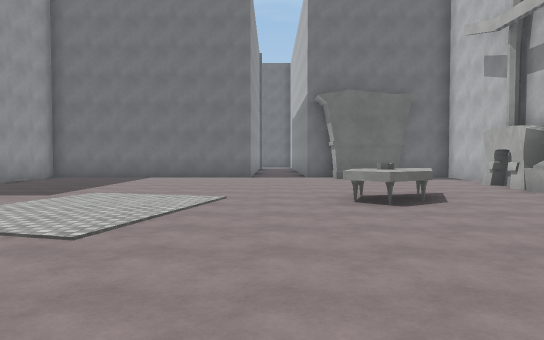
[1] (above)

24 first-person views from a walk through a Unity game level. The camera is 1.5 m above the floor, tilts 2° down and sees 70° across. The floor is counted in squares, 2 m on a side. Each view is taken from the middle of a square. On the plan, view 1 faces up. The plan holds only what a view shows up to about 12 squares ahead; the rest is blank. The place goes on beyond the plan. The player character is not drawn. Surface patterns are stand-ins for the level's own textures.

[2]
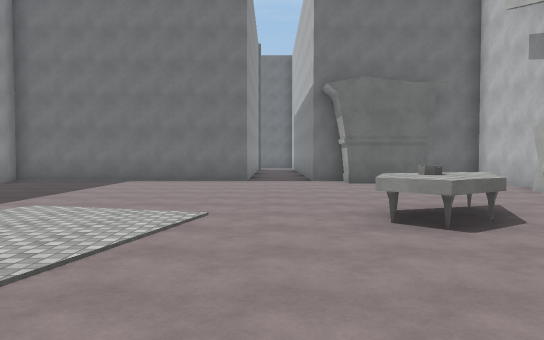

[3]
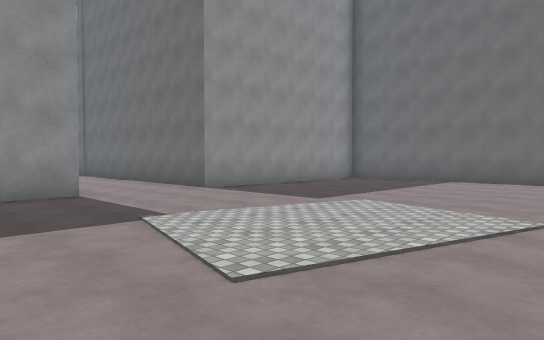

[4]
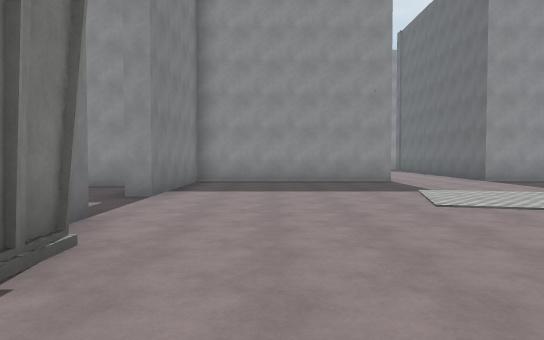

[5]
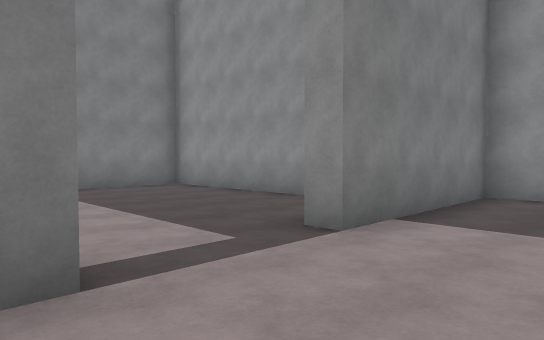

[6]
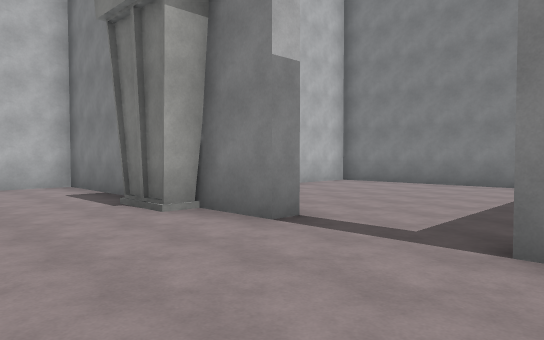

[7]
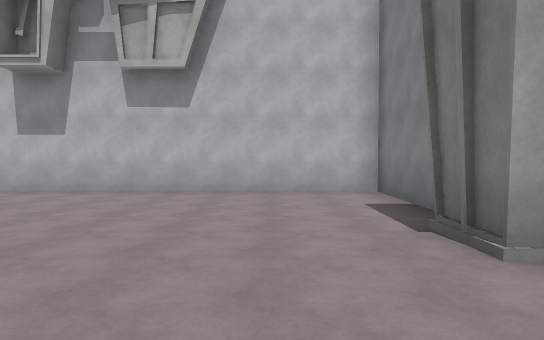

[8]
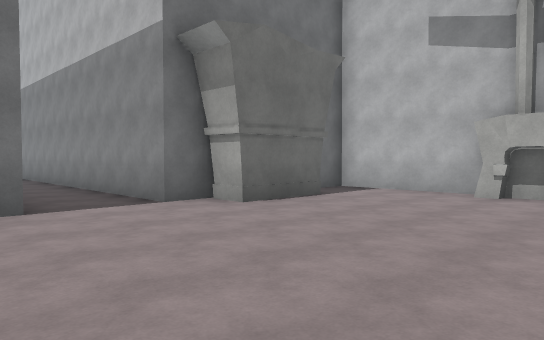

[9]
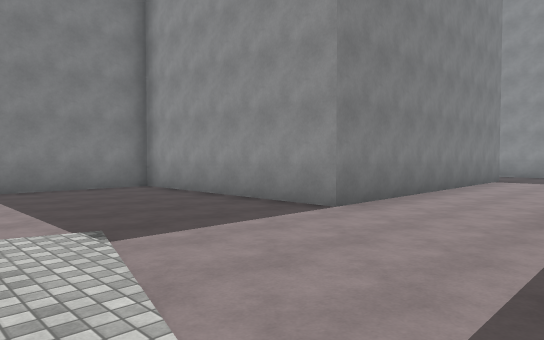

[10]
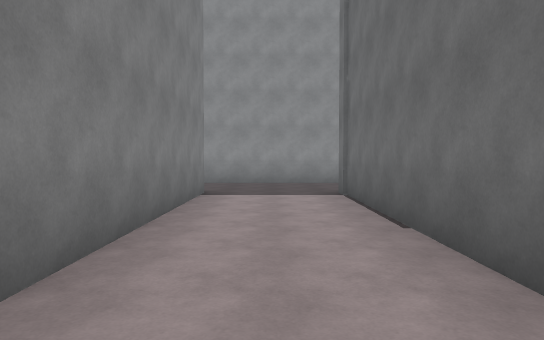

[11]
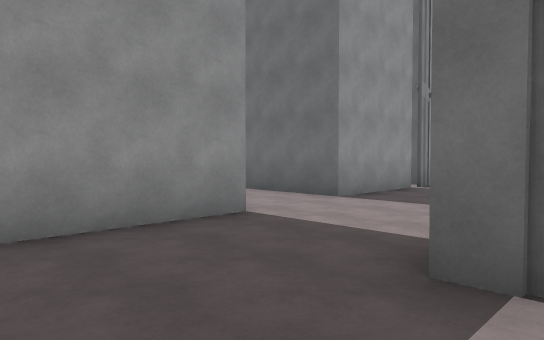

[12]
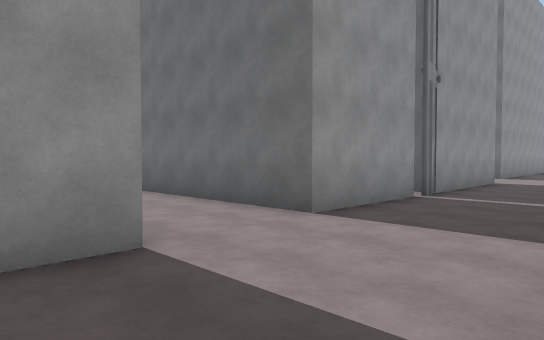

[13]
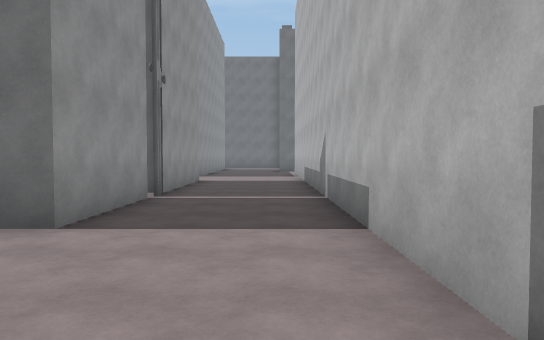

[14]
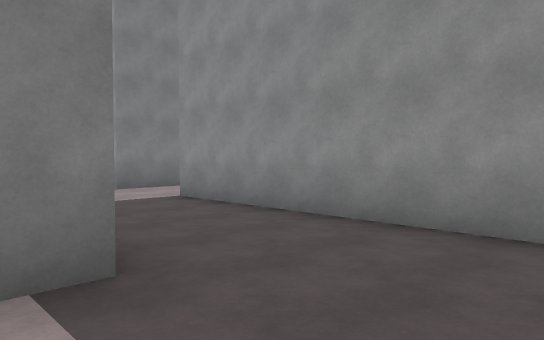

[15]
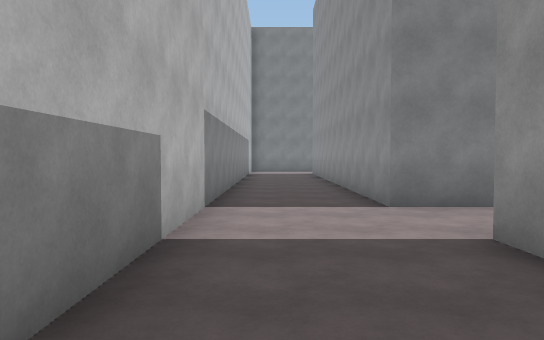

[16]
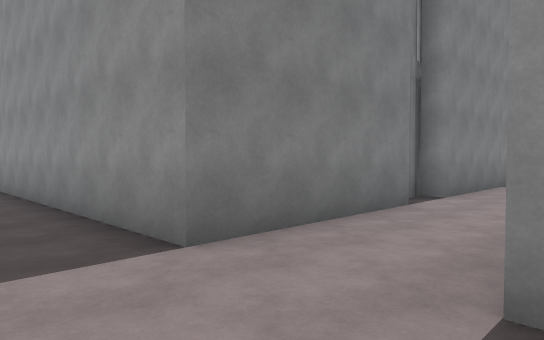

[17]
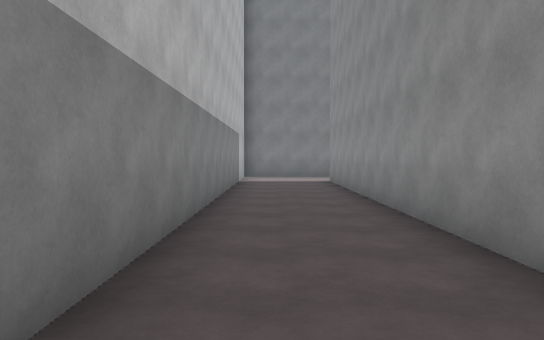

[18]
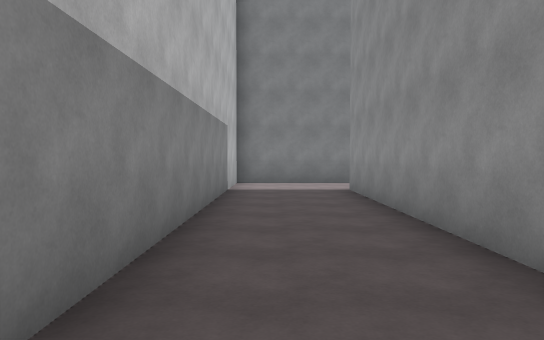

[19]
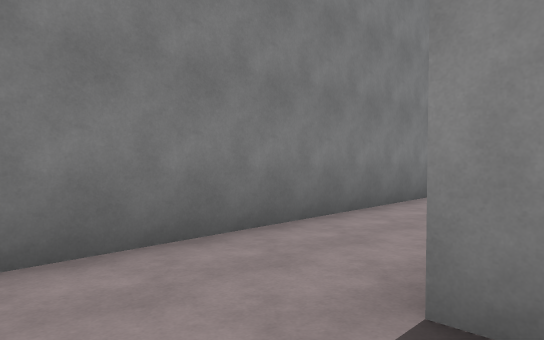

[20]
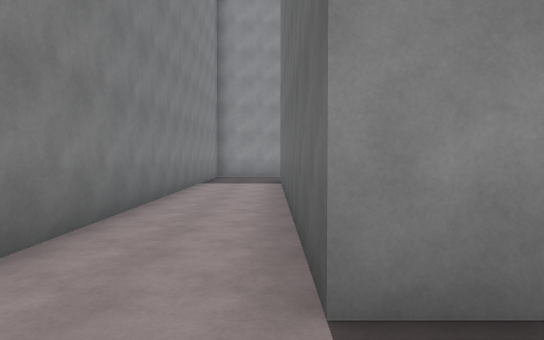

[21]
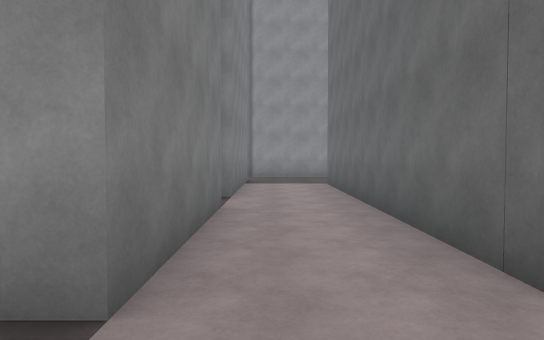

[22]
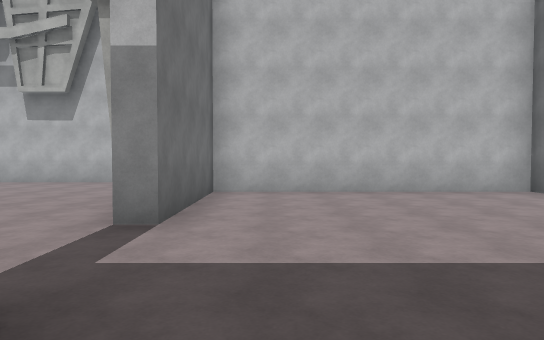

[23]
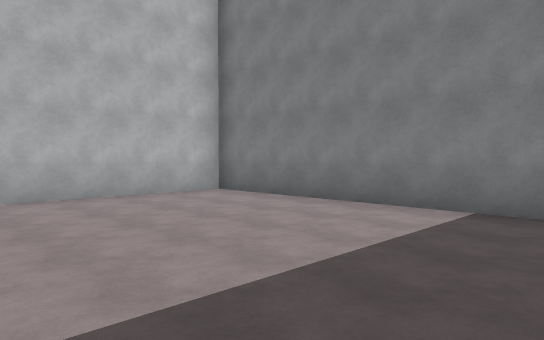

[24]
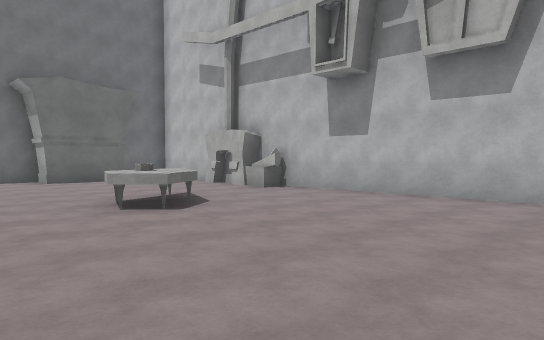

### Floor plan
Points are (right, up) in squares from view 1. A wall is a line through its corners. A room is listed if a view was taken in it or the views show most of it. See-through windows are left out.
Room 1 (views 1, 2, 3, 4, 5, 6, 7, 8, 9, 10, 11, 12, 13, 14, 15, 16, 17, 18, 19, 20, 21, 22, 23, 24)
walls: (-5.8, -2.6) (-5.8, -8.5) (3.2, -8.5) (3.2, -1.8) (-0.8, -1.8) (-0.8, -1.2) (0.5, -1.2); (3.2, -1.2) (6.3, -1.2) (6.3, 8.7) (5.6, 8.7) (5.6, 9.3); (-0.6, 13.7) (-7.7, 13.7) (-7.7, 7.5) (-16, 7.5); (6, 9) (6, 10); (5.6, 10) (5.6, 10.4); (-16.1, 4.6) (-7.7, 4.6) (-7.7, -1.2) (-3.3, -1.2) (-3.3, -1.8); (2.4, 13.7) (1.3, 13.7) (1.3, 19.5); (6.3, 10.4) (6.3, 13.7) (4.5, 13.7); (-19, 7.5) (-19, 0.5) (-25.5, 0.5); (-22.9, -1.7) (-18.8, -1.7) (-18.8, -12.7); (-24.3, -2.3) (-23.7, -2.2); (-25.5, -1.7) (-24.3, -1.7); (-19.5, -15) (-16, -15) (-16, 2.6)
ways out: opening at (-20, -14) to room 2; opening at (-23, -2); opening at (-17.5, 8)
objects: other object (1, -1); table (1, 6) to (3, 8); other object (2, 13) to (4, 13); other object (6, 8)
Room 2 (no view inside)
walls: (-25.5, -15) (-19.5, -15); (-18.8, -12.7) (-25, -12.7)
ways out: opening at (-20, -14) to room 1

Positions as (right, up) in squares from view 1, and headings:
1: (0, 0), facing up
2: (0, 2), facing up
3: (0, 2), facing up-left
4: (4, 1), facing left
5: (0, 1), facing down-left
6: (-4, 2), facing down-right
7: (-2, 1), facing right
8: (-2, 8), facing up-right
9: (-3, 8), facing down-left
10: (-8, 6), facing left
11: (-15, 5), facing up-left
12: (-16, 7), facing up-left
13: (-17, 7), facing up
14: (-15, 7), facing down-left
15: (-17, 4), facing down
16: (-17, 1), facing down-left
17: (-17, -1), facing down
18: (-17, -4), facing down
19: (-17, -12), facing down-left
20: (-17, -13), facing left
21: (-17, -1), facing left
22: (-5, -3), facing right
23: (-4, -3), facing down-right
24: (-1, 1), facing up-right
